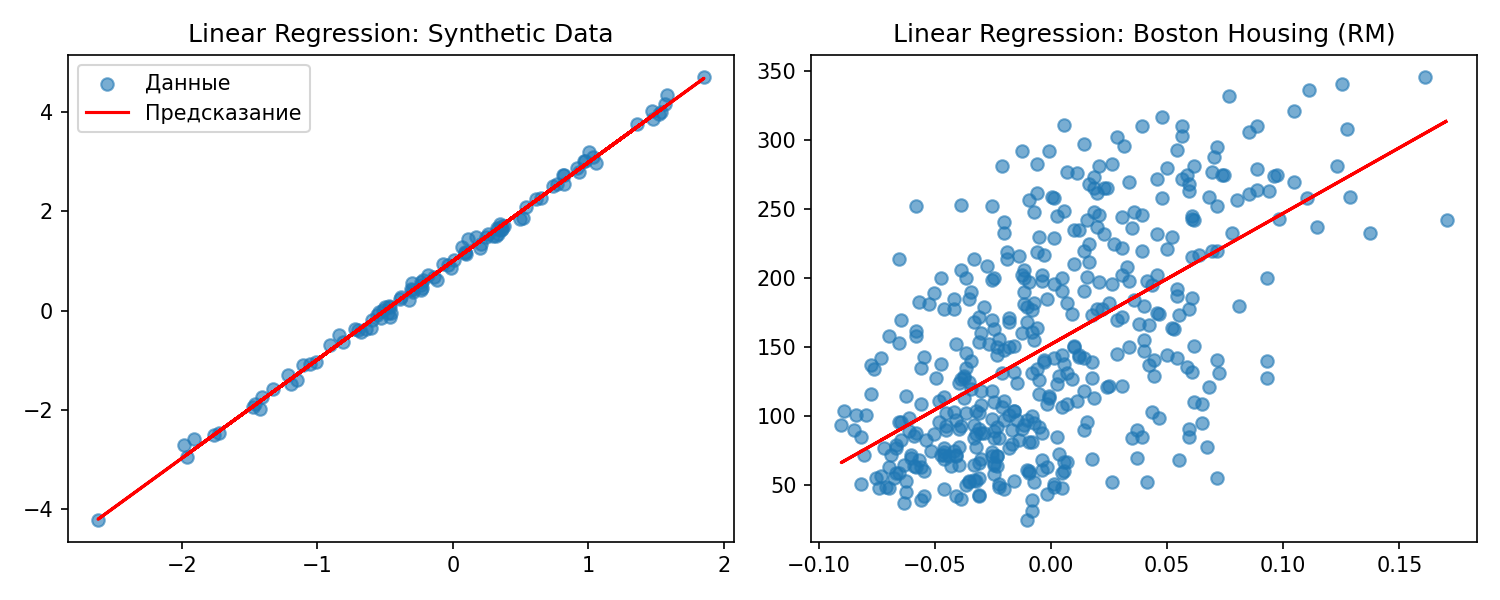

Generate this figure with Python:
"""
Демонстрация LinearRegression на синтетических данных и Boston Housing (упрощённо).
"""
import numpy as np
import matplotlib.pyplot as plt
from regressions import LinearRegression

print("=== Синтетические данные (y = 2x + 1 + шум) ===")
np.random.seed(42)
X = np.random.randn(100, 1)
y = 2 * X.squeeze() + 1 + 0.1 * np.random.randn(100)

model = LinearRegression(learning_rate=0.1, n_iterations=1000, normalize='zscore')
model.fit(X, y)

print(f"R²: {model.score(X, y):.4f}")
print(f"Истинные веса: bias=1.0, w1=2.0")
print(f"Обученные веса: bias={model.w[0]:.2f}, w1={model.w[1]:.2f}")

plt.figure(figsize=(10, 4))
plt.subplot(1, 2, 1)
plt.scatter(X, y, alpha=0.6, label='Данные')
plt.plot(X, model.predict(X), color='red', label='Предсказание')
plt.title("Linear Regression: Synthetic Data")
plt.legend()

print("\n=== Boston Housing (1 признак: среднее число комнат) ===")
try:
    from sklearn.datasets import load_diabetes
    diabetes = load_diabetes()
    X_b = diabetes.data[:, [2]]  # выберем один признак
    y_b = diabetes.target

    model_b = LinearRegression(learning_rate=0.1, n_iterations=2000, normalize='zscore')
    model_b.fit(X_b, y_b)

    print(f"R² на Diabetes (1 признак): {model_b.score(X_b, y_b):.4f}")
    
    plt.subplot(1, 2, 2)
    plt.scatter(X_b, y_b, alpha=0.6)
    plt.plot(X_b, model_b.predict(X_b), color='red')
    plt.title("Linear Regression: Boston Housing (RM)")
    
    plt.tight_layout()
    plt.savefig("linear_demo.png", dpi=150)
    plt.show()

except ImportError:
    print("sklearn не установлен — пропускаем Boston Housing.")

print("\n Линейная регрессия успешно протестирована!")